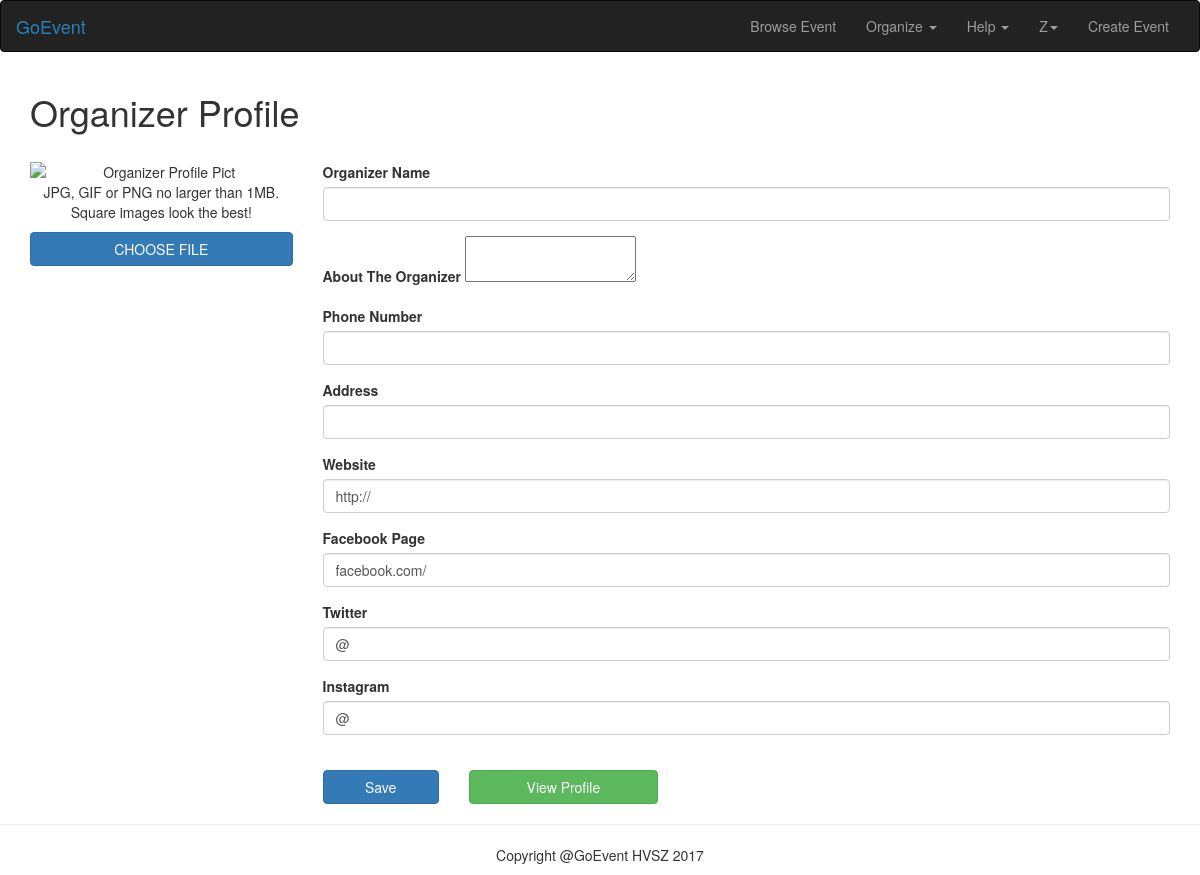
/pages/organizer_profile/index.php (signed in), run on the app's committed database.
### tables this page shows
CREATE TABLE `organizer` (
  `organizer_id` int(11) NOT NULL,
  `organizer_name` varchar(30) NOT NULL,
  `organizer_description` text NOT NULL,
  `organizer_phone_number` varchar(100) NOT NULL,
  `organizer_address` text NOT NULL,
  `organizer_website` text NOT NULL,
  `organizer_facebook` varchar(100) NOT NULL,
  `organizer_twitter` varchar(100) NOT NULL,
  `organizer_instagram` varchar(100) NOT NULL,
  `organizer_photo` text NOT NULL
);

### pages/organizer_profile/index.php (the view, shortened to what this page needs)
<?php
    require_once '../backend/organizer_profile.php';
     $organizer_query = mysqli_query($connect, "SELECT * FROM organizer WHERE organizer_id = '$mark'");
     $organizer_query = mysqli_fetch_assoc($organizer_query);
?>
<!DOCTYPE html>
<html lang="en" >
<head>
  <link href="../../css/bootstrap.min.css" rel="stylesheet">
  <link href="../../css/style.css" rel="stylesheet" />
  <link rel="stylesheet" href="https://maxcdn.bootstrapcdn.com/bootstrap/3.3.7/css/bootstrap.min.css">
    <link rel="stylesheet" href="https://cdnjs.cloudflare.com/ajax/libs/bootstrap-select/1.12.4/css/bootstrap-select.min.css">
</head>
<body>
    <nav class="navbar navbar-inverse">
        <div class="container-fluid">
          <div class="navbar-header">
            <a class="navbar-brand" id="goevent_color" href="../../">GoEvent</a>
          </div>
          <div class="collapse navbar-collapse" id="bs-example-navbar-collapse-1">
            <ul class="nav navbar-nav navbar-right">
              <li><a href="../../pages/browse_event">Browse Event</a></li>
              <li class="dropdown">
                <a href="#" class="dropdown-toggle" data-toggle="dropdown" role="button" aria-haspopup="true" aria-expanded="false">Organize <span class="caret"></span></a>
              </li>
              <li class="dropdown">
                <a href="#" class="dropdown-toggle" data-toggle="dropdown" role="button" aria-haspopup="true" aria-expanded="false">Help <span class="caret"></span></a>
              </li>
              <?php if (!empty($_SESSION['user_id'])) { ?>
              <li class="dropdown">
                <a href="#" class="dropdown-toggle" data-toggle="dropdown" role="button" aria-haspopup="true" aria-expanded="false"><?php $user_name = $_SESSION['user_name']; echo strtoupper(substr($user_name,0,1)) ?><span class="caret"></span></a>
              </li>
              <?php } else {
               header('Location: ../sign_in/' );
              } ?>
              <li><a href="../../pages/create_event">Create Event</a></li>
            </ul>
          </div>
        </div>
    </nav>
  <div class="container">
    <div class="row">
      <div class="col-lg-10">
        <h1>Organizer Profile</h1>
      </div>
    </div>
    <br />
    <div class="row">
      <div class="col-lg-3 text-center">
        <img src="../../photo_organizer/<?php $organizer_query['organizer_name']?>" class="img-responsive" alt="Organizer Profile Pict" />
        <p>JPG, GIF or PNG no larger than 1MB. Square images look the best!</p>
        <a href="#" class="btn btn-primary btn-round btn-block">CHOOSE FILE</a>
      </div>
      <div class="col-lg-9">
        <form action="../backend/organizer_profile.php" enctype="multipart/form-data" method="post">
              <div class="form-group">
                <label for="exampleInputEmail1">Organizer Name</label>
                <input type="text" name="organizer_name" class="form-control" id="exampleInputEmail1" value= "<?php echo $organizer_query['organizer_name'] ?>" >
              </div>
              <div class="form-group">
                  <label for="exampleInputEmail1">About The Organizer</label>
                		<textarea class="ckeditor" id="ckedtor" name="ckeditor" value= "<?php echo $organizer_query['organizer_name'] ?>" ></textarea>
              </div>
              <div class="form-group">
                <label for="exampleInputEmail1">Phone Number</label>
                <input type="number" name="organizer_phone_number" class="form-control" id="exampleInputEmail1" value= "<?php echo $organizer_query['organizer_phone_number'] ?>" >
              </div>
                <div class="form-group">
                  <label for="exampleInputEmail1">Address</label>
                  <br />
                                <input id="autocomplete" class="form-control" value= "<?php echo $organizer_query['organizer_address'] ?>" onFocus="geolocate()" type="text" name="organizer_address"></input>
                </div>
              <div class="form-group">
                <label for="exampleInputEmail1">Website</label>
                <input type="url" name="organizer_website" class="form-control" id="exampleInputEmail1" value= "<?php echo $organizer_query['organizer_website']  ?>" >
              </div>
              <div class="form-group">
                <label for="exampleInputEmail1">Facebook Page</label>
                <input type="text" name="organizer_facebook" class="form-control" id="exampleInputEmail1" value= "<?php echo $organizer_query['organizer_facebook'] ?>">
              </div>
              <div class="form-group">
                <label for="exampleInputEmail1">Twitter</label>
                <input type="text" name="organizer_twitter" class="form-control" id="exampleInputEmail1" value= "<?php echo $organizer_query['organizer_twitter']  ?>">
              </div>
              <div class="form-group">
                <label for="exampleInputEmail1">Instagram</label>
                <input type="text" name="organizer_instagram" class="form-control" id="exampleInputEmail1" value= "<?php echo $organizer_query['organizer_instagram']?>" >
              </div>
              <br />
              <div class="row">
                <div class="col-lg-2 col-md-3 col-sm-3 col-xs-3">
                  <button type="submit" class="btn btn-primary btn-round btn-block">Save</button>
                </div>
                <div class="col-lg-3 col-md-4 col-sm-5 col-xs-5">
                  <a href="../../pages/organizer_profile_attendance" class="btn btn-success btn-round btn-block">View Profile</a>
                </div>
              </div>
          </form>
      </div>
    </div>
  </div>
  <footer>
    <hr />
    <div class="container">
      <p class="text-center">Copyright @GoEvent   HVSZ 2017</p>
    </div>
  </footer>
</body>
</html>

### css/style.css (style rules this page uses)
html, body { height: 100%; width: 100%; font-family: Comfortaa, Arial, sans-serif; }
#goevent_color { color: #2980b9; }
.btn-round { border-radius: 17px; }

### data on the page
organizer: organizer_website "http://", organizer_facebook "facebook.com/", organizer_twitter "@", organizer_instagram "@"

### other printed values
substr($user_name,0,1) "Z"
